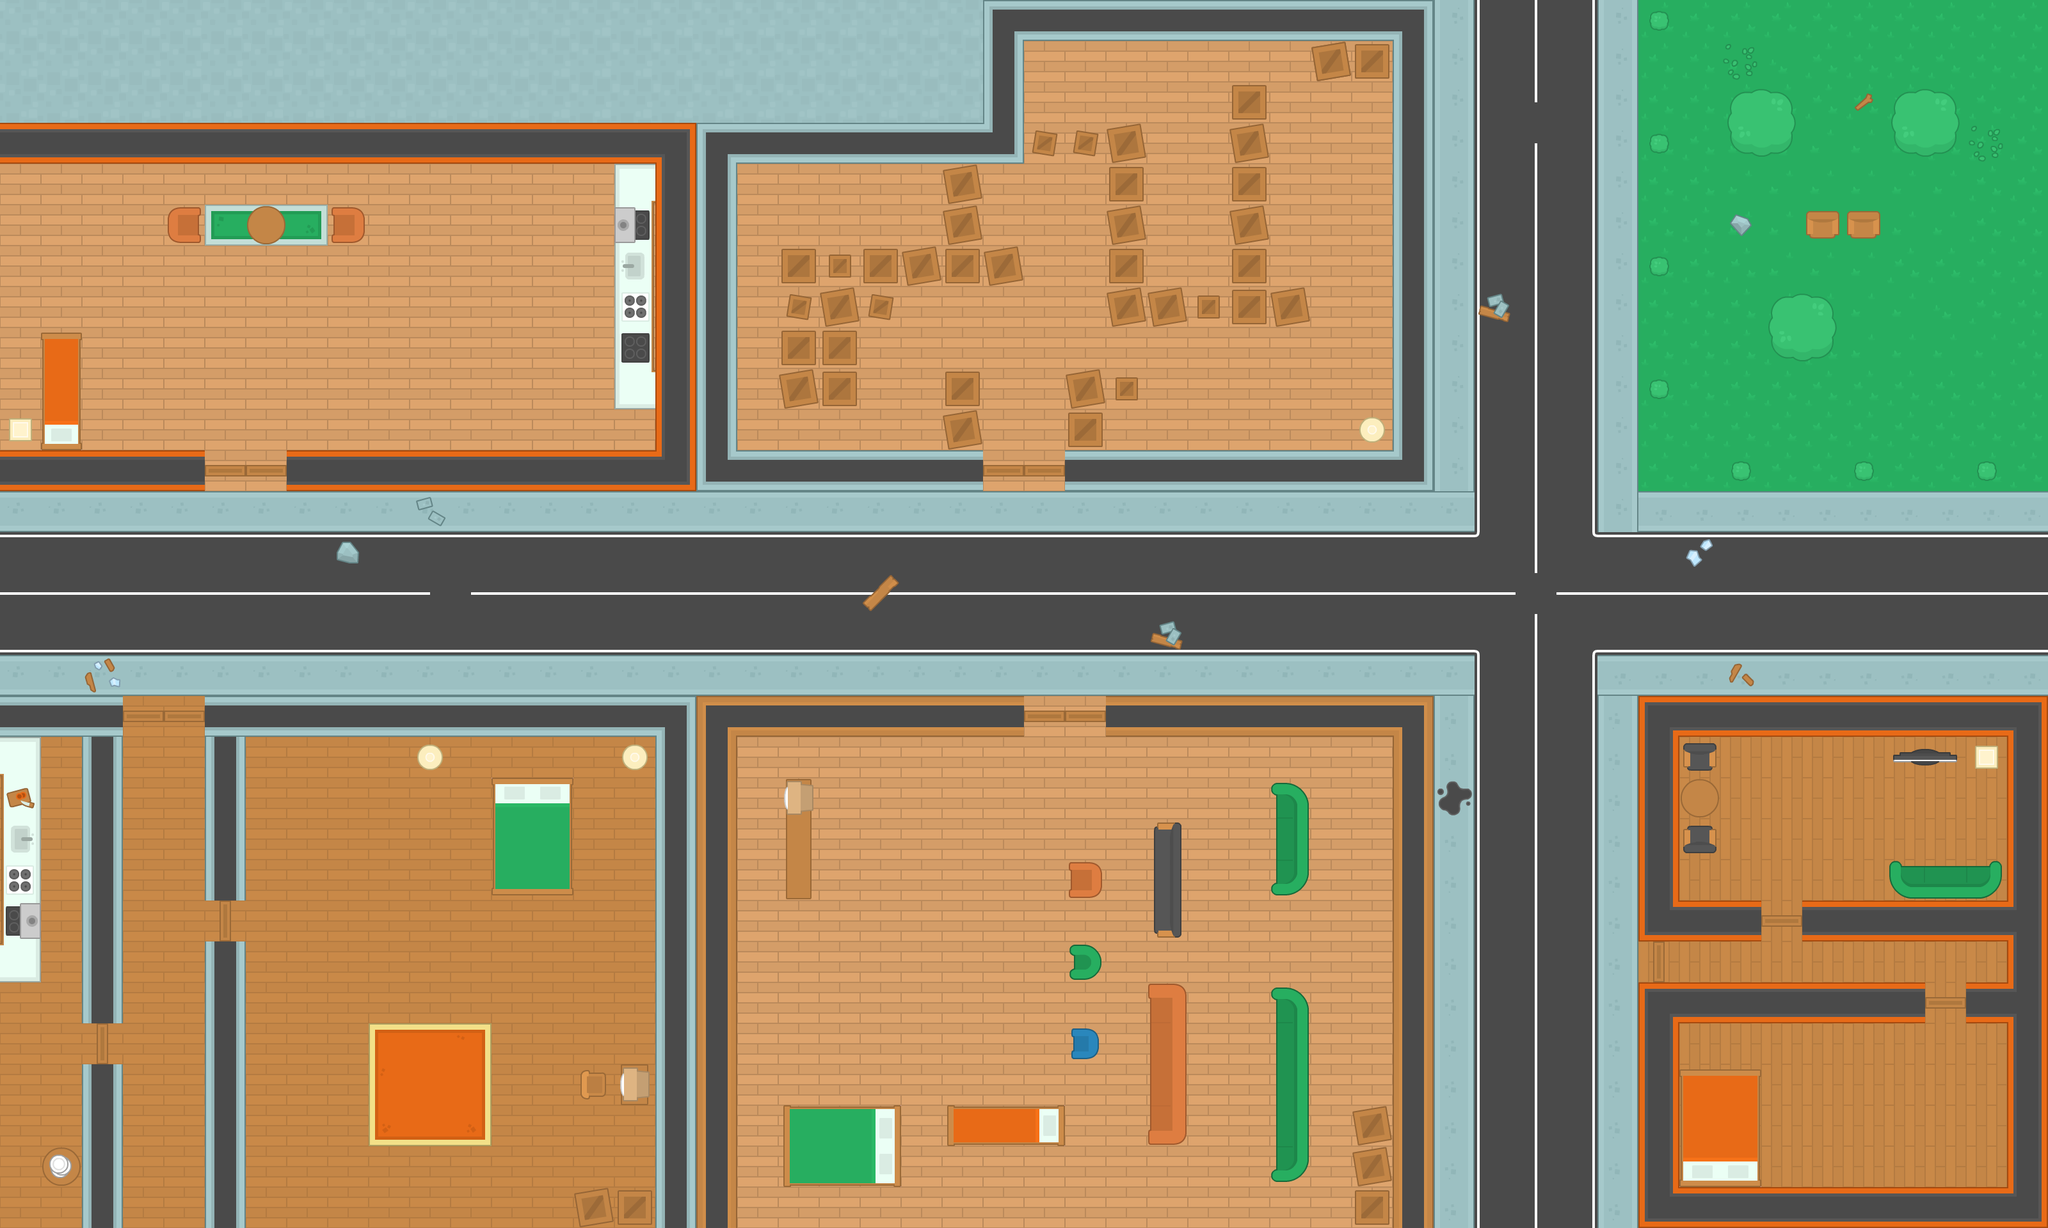

Below is a game level as drawn by its tile map, then a one-line description and the .tmx that defines it (tile-layer data replaced by summaries):
An orthogonal 50x30 tile map with 64x64 px tiles, 4 tile layers (ground, decorations, Tile Layer 3, Tile Layer 4) and 114 objects (84x wall, 10x coins, 8x zombie, 4x health, 3x big_zombie, ...).

<map version="1.2" tiledversion="1.3.1" orientation="orthogonal" renderorder="right-down" compressionlevel="0" width="50" height="30" tilewidth="64" tileheight="64" infinite="0" nextlayerid="6" nextobjectid="118">
 <tileset firstgid="1" name="spritesheet_tiles" tilewidth="64" tileheight="64" spacing="10" tilecount="540" columns="27">
  <image source="../img/spritesheet_tiles.png" width="1988" height="1470" />
 </tileset>
 <layer id="1" name="ground" width="50" height="30">
  <data>[1500 cells, 1153 non-empty, 33 distinct tile ids]</data>
 </layer>
 <layer id="2" name="decorations" width="50" height="30">
  <data>[1500 cells, 419 non-empty, 29 distinct tile ids]</data>
 </layer>
 <objectgroup id="5" name="Object Layer 1">
  <object id="1" name="wall" x="0" y="1920" width="3200" height="64" />
  <object id="2" name="wall" x="-64" y="0" width="64" height="1920" />
  <object id="3" name="wall" x="0" y="-64" width="3200" height="64" />
  <object id="4" name="wall" x="3200" y="0" width="64" height="1920" />
  <object id="5" name="player" x="22.716" y="849.956" width="60.5759" height="54.8969" />
  <object id="7" name="wall" x="0" y="192" width="1600" height="64" />
  <object id="8" name="wall" x="1536" y="0" width="64" height="192" />
  <object id="9" name="wall" x="1600" y="0" width="640" height="64" />
  <object id="10" name="wall" x="2176" y="64" width="64" height="704" />
  <object id="11" name="wall" x="1664" y="704" width="512" height="64" />
  <object id="12" name="wall" x="448" y="704" width="1088" height="64" />
  <object id="13" name="wall" x="0" y="704" width="320" height="64" />
  <object id="14" name="wall" x="1024" y="256" width="128" height="448" />
  <object id="15" name="wall" x="1600" y="192" width="192" height="64" />
  <object id="16" name="wall" x="1728" y="256" width="64" height="256" />
  <object id="17" name="wall" x="1472" y="256" width="64" height="192" />
  <object id="19" name="wall" x="1216" y="384" width="384" height="64" />
  <object id="20" name="wall" x="1216" y="448" width="192" height="64" />
  <object id="21" name="wall" x="1216" y="512" width="128" height="128" />
  <object id="22" name="wall" x="1472" y="576" width="64" height="128" />
  <object id="23" name="wall" x="1664" y="576" width="128" height="64" />
  <object id="24" name="wall" x="1664" y="640" width="64" height="64" />
  <object id="25" name="wall" x="2122.05" y="647.405" width="35.9669" height="43.5389" />
  <object id="26" name="wall" x="1792" y="448" width="256" height="64" />
  <object id="27" name="wall" x="1920" y="128" width="64" height="320" />
  <object id="28" name="wall" x="2048" y="64" width="128" height="64" />
  <object id="29" name="wall" x="1600" y="0" width="640" height="64" />
  <object id="30" name="wall" x="2705.09" y="140.082" width="87.0779" height="88.9709" />
  <object id="31" name="wall" x="2970.11" y="151.44" width="79.5059" height="71.9339" />
  <object id="32" name="wall" x="2763.78" y="459.998" width="96.5428" height="94.6498" />
  <object id="33" name="wall" x="2816" y="320" width="128" height="64" />
  <object id="34" name="wall" x="2576.37" y="15.144" width="32.1809" height="30.288" />
  <object id="35" name="wall" x="2572.58" y="202.551" width="34.0739" height="35.9669" />
  <object id="36" name="wall" x="2572.58" y="391.85" width="37.8599" height="41.6459" />
  <object id="37" name="wall" x="2578.26" y="584.936" width="32.1809" height="37.8599" />
  <object id="38" name="wall" x="2695.63" y="711.767" width="43.5389" height="41.6459" />
  <object id="39" name="wall" x="2894.39" y="715.553" width="35.9669" height="32.1809" />
  <object id="40" name="wall" x="3085.59" y="707.981" width="34.0739" height="45.4319" />
  <object id="41" name="wall" x="2560" y="1088" width="64" height="384" />
  <object id="42" name="wall" x="2624" y="1088" width="576" height="64" />
  <object id="43" name="wall" x="3136" y="1152" width="64" height="768" />
  <object id="44" name="wall" x="2560" y="1536" width="448" height="64" />
  <object id="45" name="wall" x="3072" y="1536" width="64" height="64" />
  <object id="46" name="wall" x="2624" y="1408" width="128" height="64" />
  <object id="47" name="wall" x="2816" y="1408" width="320" height="64" />
  <object id="48" name="wall" x="2560" y="1600" width="64" height="320" />
  <object id="49" name="wall" x="2624" y="1856" width="512" height="64" />
  <object id="50" name="wall" x="2624" y="1664" width="128" height="192" />
  <object id="51" name="wall" x="2624" y="1152" width="64" height="192" />
  <object id="52" name="wall" x="2944" y="1344" width="192" height="64" />
  <object id="53" name="wall" x="2944" y="1152" width="192" height="64" />
  <object id="54" name="wall" x="2176" y="1088" width="64" height="832" />
  <object id="55" name="wall" x="1728" y="1088" width="448" height="64" />
  <object id="56" name="wall" x="1088" y="1088" width="512" height="64" />
  <object id="57" name="wall" x="1088" y="1152" width="64" height="768" />
  <object id="58" name="wall" x="1024" y="1088" width="64" height="832" />
  <object id="59" name="wall" x="320" y="1088" width="704" height="64" />
  <object id="60" name="wall" x="320" y="1152" width="64" height="256" />
  <object id="61" name="wall" x="320" y="1472" width="64" height="448" />
  <object id="62" name="wall" x="0" y="1088" width="192" height="64" />
  <object id="63" name="wall" x="128" y="1152" width="64" height="448" />
  <object id="64" name="wall" x="128" y="1664" width="64" height="256" />
  <object id="65" name="wall" x="64" y="1792" width="64" height="64" />
  <object id="66" name="wall" x="0" y="1152" width="64" height="384" />
  <object id="67" name="wall" x="896" y="1664" width="128" height="64" />
  <object id="68" name="wall" x="896" y="1856" width="128" height="64" />
  <object id="69" name="wall" x="768" y="1216" width="128" height="192" />
  <object id="70" name="wall" x="640" y="1152" width="64" height="64" />
  <object id="71" name="wall" x="960" y="1152" width="64" height="64" />
  <object id="72" name="wall" x="64" y="512" width="64" height="192" />
  <object id="73" name="wall" x="0" y="640" width="64" height="64" />
  <object id="74" name="wall" x="256" y="320" width="320" height="64" />
  <object id="75" name="wall" x="960" y="256" width="64" height="384" />
  <object id="76" name="wall" x="1216" y="1728" width="192" height="128" />
  <object id="77" name="wall" x="1216" y="1216" width="64" height="192" />
  <object id="78" name="wall" x="1664" y="1344" width="64" height="64" />
  <object id="79" name="wall" x="1664" y="1472" width="64" height="64" />
  <object id="80" name="wall" x="1664" y="1600" width="64" height="64" />
  <object id="81" name="wall" x="1472" y="1728" width="192" height="64" />
  <object id="82" name="wall" x="1792" y="1536" width="64" height="256" />
  <object id="83" name="wall" x="1792" y="1280" width="64" height="192" />
  <object id="84" name="wall" x="1984" y="1216" width="64" height="192" />
  <object id="85" name="wall" x="1984" y="1536" width="64" height="320" />
  <object id="87" name="wall" x="2112" y="1728" width="64" height="192" />
  <object id="88" name="wall" x="2944" y="1344" width="192" height="64" />
  <object id="89" name="coins" x="707.981" y="333.167" width="53.0039" height="51.1109" />
  <object id="90" name="coins" x="1834.31" y="319.916" width="54.8969" height="56.7899" />
  <object id="91" name="coins" x="1247.48" y="282.057" width="70.0409" height="54.8969" />
  <object id="92" name="coins" x="2752.42" y="1219.09" width="64.3619" height="79.5059" />
  </objectgroup>
 <layer id="3" name="Tile Layer 3" width="50" height="30">
  <data>[1500 cells, 93 non-empty, 54 distinct tile ids]</data>
 </layer>
 <layer id="4" name="Tile Layer 4" width="50" height="30">
  <data>[1500 cells, 15 non-empty, 13 distinct tile ids]</data>
 </layer>
</map>
<!-- 25 of 114 objects omitted -->
